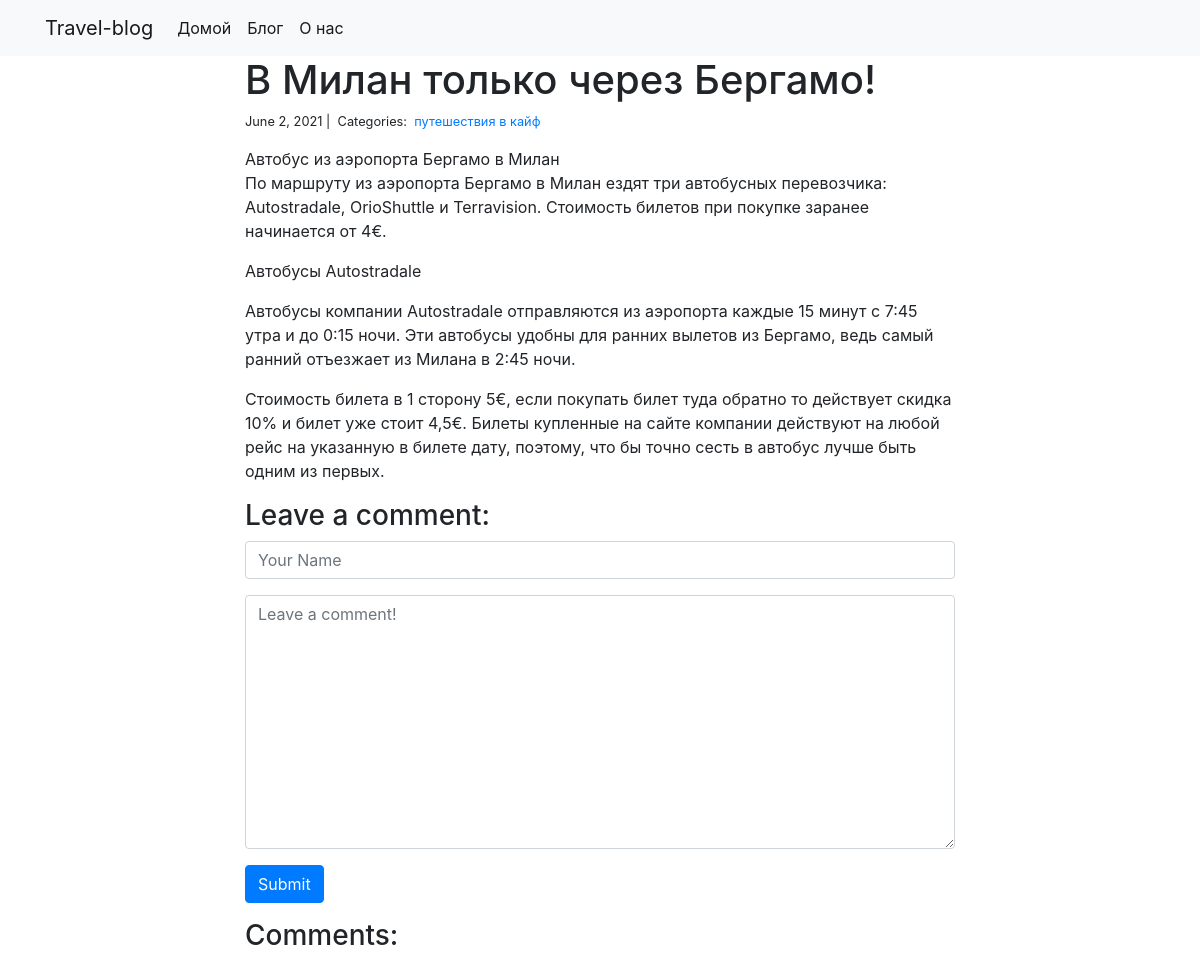
Page /blog/3/ on the committed database.
### blog/models.py (models this page shows)
class Post(models.Model):
    title = models.CharField(max_length=255)
    body = models.TextField()
    created_on = models.DateTimeField(auto_now_add=True)
    last_modified = models.DateTimeField(auto_now=True)
    categories = models.ManyToManyField("Category", related_name="posts")

class Category(models.Model):
    name = models.CharField(max_length=20)

### blog/views.py (the view, shortened to what this page needs)
# urls.py: path("<int:pk>/", views.blog_detail, name="blog_detail"),
def blog_detail(request, pk):
    post = Post.objects.get(pk=pk)
    comments = Comment.objects.filter(post=post)
    form = CommentForm()
    context = {"post": post, "comments": comments, "form": form}
    return render(request, "blog_detail.html", context)

### blog/forms.py
class CommentForm(forms.Form):
    author = forms.CharField(
        max_length=60,
        widget=forms.TextInput(attrs={
            "class": "form-control",
            "placeholder": "Your Name"
        })
    )
    body = forms.CharField(widget=forms.Textarea(
        attrs={
            "class": "form-control",
            "placeholder": "Leave a comment!"
        })
    )

### blog/templates/blog_detail.html (shortened to what this page needs)
{% extends "base.html" %}
 {% block page_content %}
 <div class="col-md-8 offset-md-2">
     <h1>{{ post.title }}</h1>
     <small>
         {{ post.created_on.date }} |&nbsp;
         Categories:&nbsp;
         {% for category in post.categories.all %}
         <a href="{% url 'blog_category' category.name %}">
            {{ category.name }}
        </a>&nbsp;
        {% endfor %}
    </small>
    <p>{{ post.body | linebreaks }}</p>
    <h3>Leave a comment:</h3>
    <form action="/blog/{{ post.pk }}/" method="post">
        <div class="form-group">
            {{ form.author }}
        </div>
        <div class="form-group">
            {{ form.body }}
        </div>
        <button type="submit" class="btn btn-primary">Submit</button>
    </form>
    <h3>Comments:</h3>
</div>
{% endblock %}

### rows in the picture
Post: title "В Милан только через Бергамо!", created_on "June 2, 2021", body "Автобус из аэропорта Бергамо в Милан По маршруту из аэропорта Бергамо в Милан ездят три автобусных перевозчика: Autostradale, OrioShuttle и Terravision. Стоимость билетов при покупке заранее начинается от 4€. Автобусы Autostradale Автобусы компании Autostradale отправляются из аэропорта каждые 15 минут с 7:45 утра и до 0:15 ночи. Эти автобусы удобны для ранних вылетов из Бергамо, ведь самый ранний отъезжает из Милана в 2:45 ночи. Стоимость билета в 1 сторону 5€, если покупать билет туда обратно то действует скидка 10% и билет уже стоит 4,5€. Билеты купленные на сайте компании действуют на любой рейс на указанную в билете дату, поэтому, что бы точно сесть в автобус лучше быть одним из первых."
Category: name "путешествия в кайф"
